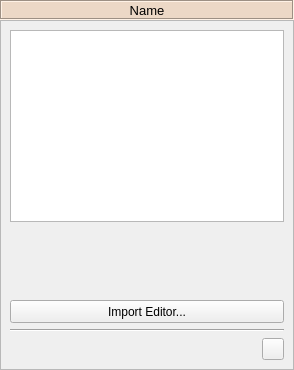
<?xml version="1.0" encoding="utf-8"?>
<!--
######################################################################################################################
# Copyright (C) 2017 - 2019 Spine project consortium
# This file is part of Spine Toolbox.
# Spine Toolbox is free software: you can redistribute it and/or modify it under the terms of the GNU Lesser General
# Public License as published by the Free Software Foundation, either version 3 of the License, or (at your option)
# any later version. This program is distributed in the hope that it will be useful, but WITHOUT ANY WARRANTY;
# without even the implied warranty of MERCHANTABILITY or FITNESS FOR A PARTICULAR PURPOSE. See the GNU Lesser General
# Public License for more details. You should have received a copy of the GNU Lesser General Public License along with
# this program. If not, see <http://www.gnu.org/licenses/>.
######################################################################################################################
-->
<ui version="4.0">
 <class>Form</class>
 <widget class="QWidget" name="Form">
  <property name="geometry">
   <rect>
    <x>0</x>
    <y>0</y>
    <width>294</width>
    <height>370</height>
   </rect>
  </property>
  <property name="windowTitle">
   <string>Form</string>
  </property>
  <layout class="QVBoxLayout" name="verticalLayout">
   <property name="spacing">
    <number>0</number>
   </property>
   <property name="leftMargin">
    <number>0</number>
   </property>
   <property name="topMargin">
    <number>0</number>
   </property>
   <property name="rightMargin">
    <number>0</number>
   </property>
   <property name="bottomMargin">
    <number>0</number>
   </property>
   <item>
    <widget class="QLabel" name="label_name">
     <property name="sizePolicy">
      <sizepolicy hsizetype="Preferred" vsizetype="Fixed">
       <horstretch>0</horstretch>
       <verstretch>0</verstretch>
      </sizepolicy>
     </property>
     <property name="minimumSize">
      <size>
       <width>0</width>
       <height>20</height>
      </size>
     </property>
     <property name="maximumSize">
      <size>
       <width>16777215</width>
       <height>20</height>
      </size>
     </property>
     <property name="font">
      <font>
       <pointsize>10</pointsize>
       <weight>50</weight>
       <bold>false</bold>
      </font>
     </property>
     <property name="styleSheet">
      <string notr="true">background-color: #ecd8c6;</string>
     </property>
     <property name="frameShape">
      <enum>QFrame::Box</enum>
     </property>
     <property name="frameShadow">
      <enum>QFrame::Sunken</enum>
     </property>
     <property name="text">
      <string>Name</string>
     </property>
     <property name="alignment">
      <set>Qt::AlignCenter</set>
     </property>
     <property name="wordWrap">
      <bool>true</bool>
     </property>
    </widget>
   </item>
   <item>
    <widget class="QScrollArea" name="scrollArea_6">
     <property name="widgetResizable">
      <bool>true</bool>
     </property>
     <widget class="QWidget" name="scrollAreaWidgetContents_5">
      <property name="geometry">
       <rect>
        <x>0</x>
        <y>0</y>
        <width>292</width>
        <height>348</height>
       </rect>
      </property>
      <layout class="QVBoxLayout" name="verticalLayout_21">
       <item>
        <widget class="QTreeView" name="treeView_files">
         <property name="font">
          <font>
           <pointsize>10</pointsize>
          </font>
         </property>
         <property name="contextMenuPolicy">
          <enum>Qt::CustomContextMenu</enum>
         </property>
         <property name="textElideMode">
          <enum>Qt::ElideLeft</enum>
         </property>
         <property name="indentation">
          <number>5</number>
         </property>
         <property name="rootIsDecorated">
          <bool>false</bool>
         </property>
         <property name="uniformRowHeights">
          <bool>true</bool>
         </property>
        </widget>
       </item>
       <item>
        <spacer name="verticalSpacer">
         <property name="orientation">
          <enum>Qt::Vertical</enum>
         </property>
         <property name="sizeHint" stdset="0">
          <size>
           <width>20</width>
           <height>40</height>
          </size>
         </property>
        </spacer>
       </item>
       <item>
        <widget class="QPushButton" name="pushButton_import_editor">
         <property name="sizePolicy">
          <sizepolicy hsizetype="MinimumExpanding" vsizetype="Fixed">
           <horstretch>0</horstretch>
           <verstretch>0</verstretch>
          </sizepolicy>
         </property>
         <property name="minimumSize">
          <size>
           <width>75</width>
           <height>23</height>
          </size>
         </property>
         <property name="maximumSize">
          <size>
           <width>16777215</width>
           <height>23</height>
          </size>
         </property>
         <property name="toolTip">
          <string>&lt;html&gt;&lt;head/&gt;&lt;body&gt;&lt;p&gt;Open selected file in Import Editor&lt;/p&gt;&lt;/body&gt;&lt;/html&gt;</string>
         </property>
         <property name="text">
          <string>Import Editor...</string>
         </property>
        </widget>
       </item>
       <item>
        <widget class="Line" name="line_6">
         <property name="orientation">
          <enum>Qt::Horizontal</enum>
         </property>
        </widget>
       </item>
       <item>
        <layout class="QHBoxLayout" name="horizontalLayout_13">
         <item>
          <spacer name="horizontalSpacer_17">
           <property name="orientation">
            <enum>Qt::Horizontal</enum>
           </property>
           <property name="sizeHint" stdset="0">
            <size>
             <width>40</width>
             <height>20</height>
            </size>
           </property>
          </spacer>
         </item>
         <item>
          <widget class="QToolButton" name="toolButton_open_dir">
           <property name="sizePolicy">
            <sizepolicy hsizetype="Fixed" vsizetype="Fixed">
             <horstretch>0</horstretch>
             <verstretch>0</verstretch>
            </sizepolicy>
           </property>
           <property name="minimumSize">
            <size>
             <width>22</width>
             <height>22</height>
            </size>
           </property>
           <property name="maximumSize">
            <size>
             <width>22</width>
             <height>22</height>
            </size>
           </property>
           <property name="toolTip">
            <string>&lt;html&gt;&lt;head/&gt;&lt;body&gt;&lt;p&gt;Open this Importer's project directory in file browser&lt;/p&gt;&lt;/body&gt;&lt;/html&gt;</string>
           </property>
           <property name="icon">
            <iconset resource="../../../ui/resources/resources_icons.qrc">
             <normaloff>:/icons/menu_icons/folder-open-solid.svg</normaloff>:/icons/menu_icons/folder-open-solid.svg</iconset>
           </property>
          </widget>
         </item>
        </layout>
       </item>
      </layout>
     </widget>
    </widget>
   </item>
  </layout>
 </widget>
 <resources>
  <include location="../../../ui/resources/resources_icons.qrc"/>
 </resources>
 <connections/>
</ui>
